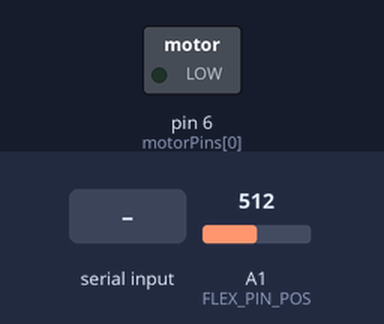
A sketch run on a simulated Arduino Uno, built with avr-gcc and run on an emulated ATmega328P. Parts: switched loads named in the sketch (green lamp = pin HIGH). Inputs (shaded band) come from the test bench; at power-on: A1 (FLEX_PIN_POS) = 512. What the sketch prints to the serial monitor is not drawn.

Above: at 1.2 s.
1.3 s: "1" received over Serial
At 1.57 s:
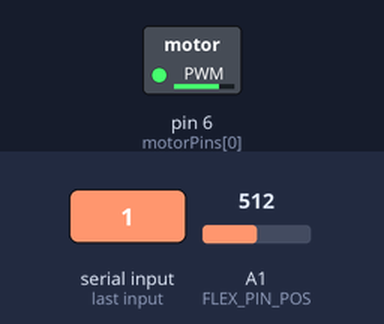
3.3 s: A1 (FLEX_PIN_POS) set to 0
Timing chart, 0 to 6.3 s (numbered marks = the images above; inputs shaded):
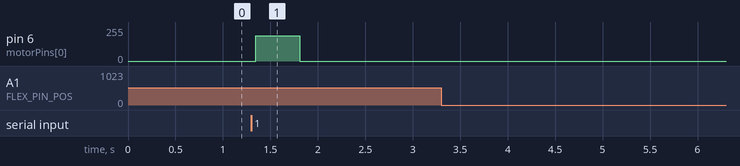

Measured:
- after the input at 1.3 s, pin 6 (motorPins[0]): 0/255 → 190/255 after 0.05 s, → 0/255 0.47 s later
- after the input at 3.3 s, every drawn part: stays the same

The sketch:

Flexpoint_with_tactor.ino
```cpp
int motorPins[] = {6}; // to handle more than one motor just add more pins e.g. {6,7,8}
int nmotors = 1; // update if needed
unsigned long timers[] = {0};

int PulseWidth = 450; // duration of vibrations

// activation values for motors
int off = 0;
int high = 190;

const int FLEX_PIN_POS = A1; // Pin connected to voltage divider output (bend +)
const int FLEX_PIN_NEG = A2; // Pin connected to voltage divider output (bend -)

const float VCC = 5.07; // voltage of Ardunio 5V line
const float R_DIV = 8100.0; //  resistance in the voltage divider

void setup()
{
  Serial.begin(115200);
  //-pinMode(FLEX_PIN_POS, INPUT);
  //pinMode(FLEX_PIN_NEG, INPUT);

  for (int motorID = 0; motorID < nmotors; motorID++) {
    pinMode( motorPins[motorID], OUTPUT );
  }
}

void processIncomingByte (const byte inByte)
{
  // this expects a number between 1 and nmotor, and will activate motor number inByte if timers[inByte] is zero
  for (int motorID = 0; motorID < nmotors; motorID++) {
    if (inByte == byte(motorID + int('1'))) {
      timers[motorID] = millis();
      // turn motor on
      analogWrite(motorPins[motorID], high);
    }
  }

}

void updateMotors()
{// for each motor check if enough time has passed, if yes deactivate it
  for (int motorID = 0; motorID < nmotors; motorID++) {
    if (timers[motorID] > 0) {
      if ( (millis() - timers[motorID]) > PulseWidth){
          analogWrite(motorPins[motorID], off);
          timers[motorID] = 0;
      }
    }
  }
}

float readBendSensor_movingAverage(int pinN, float fixedR, int windowSize)
{// read bend sensor and filter out some noise
  float flexRSum = 0;
  float flexRMax = 0;
  for (int i = 0; i < windowSize; i++)
  {
    for (int j = 0; j < windowSize; j++)
    {
      int flexADC = analogRead(pinN);

      float flexV = flexADC * VCC / 1023.0;
      float flexR = fixedR * (VCC / flexV - 1.0);


      //flexRSum += flexR;
      if (flexR > flexRMax) {flexRMax = flexR;}

    }
    flexRSum += flexRMax;
  }

  return(flexRSum/windowSize);
}


void loop()
{

  // Handle incoming data from the C++ program (used to control the motor)
  while (Serial.available () > 0)
    processIncomingByte (Serial.read ());

  /////////////////////////////////////////////
  // Do some other things (e.g., here I am reading from some bend sensors)
  // Read the ADC, and calculate voltage and resistance from it
  int flexADC_POS = analogRead(FLEX_PIN_POS);

  float flexR_POS = readBendSensor_movingAverage(FLEX_PIN_POS,R_DIV,16);
  Serial.println(flexR_POS);

  // Call function to deactivate vibration motor after a certain amount of time has passed
  updateMotors();
}
```
